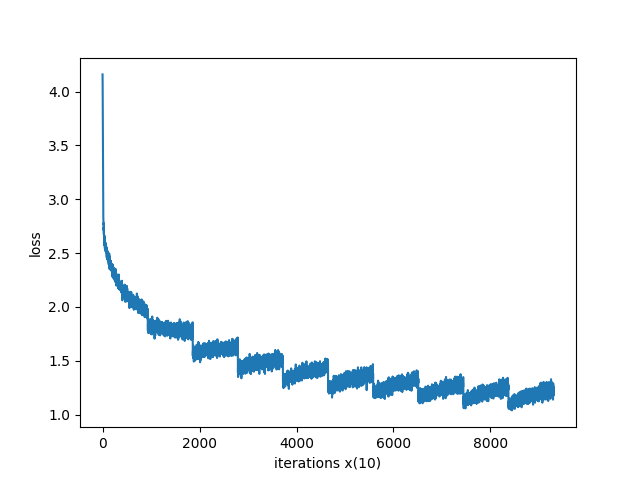

Write the Python code that produced this figure.
import sys
sys.path.append("..")

import pickle

from common import config

# Use GPU
config.GPU = True

from common.np import *
from common.trainer import Trainer
from common.optimizer import Adam
from cbow import CBOW
from common.util import create_contexts_target, to_cpu, to_gpu
from dataset import ptb


def main():
    # Hyperparameters
    window_size = 5
    hidden_size = 100
    batch_size = 100
    max_epoch = 10

    # Read data
    corpus, word_to_id, id_to_word = ptb.load_data("train")
    vocab_size = len(word_to_id)

    contexts, target = create_contexts_target(corpus, window_size)
    if config.GPU:
        contexts, target = to_gpu(contexts), to_gpu(target)

    # Create model, optimizer and trainer
    model = CBOW(vocab_size, hidden_size, window_size, corpus)
    optimizer = Adam()
    trainer = Trainer(model, optimizer)

    # Train the model
    trainer.fit(contexts, target, max_epoch, batch_size)
    trainer.plot(saveas="train.png")

    # Save the data as a .pkl file
    word_vecs = model.word_vecs
    if config.GPU:
        word_vecs = to_cpu(word_vecs)
    params = {}
    params["word_vecs"] = word_vecs.astype(np.float16)
    params["word_to_id"] = word_to_id
    params["id_to_word"] = id_to_word
    pkl_file = "cbow_params.pkl"
    with open(pkl_file, "wb") as f:
        pickle.dump(params, f, -1)


if __name__ == "__main__":
    main()
